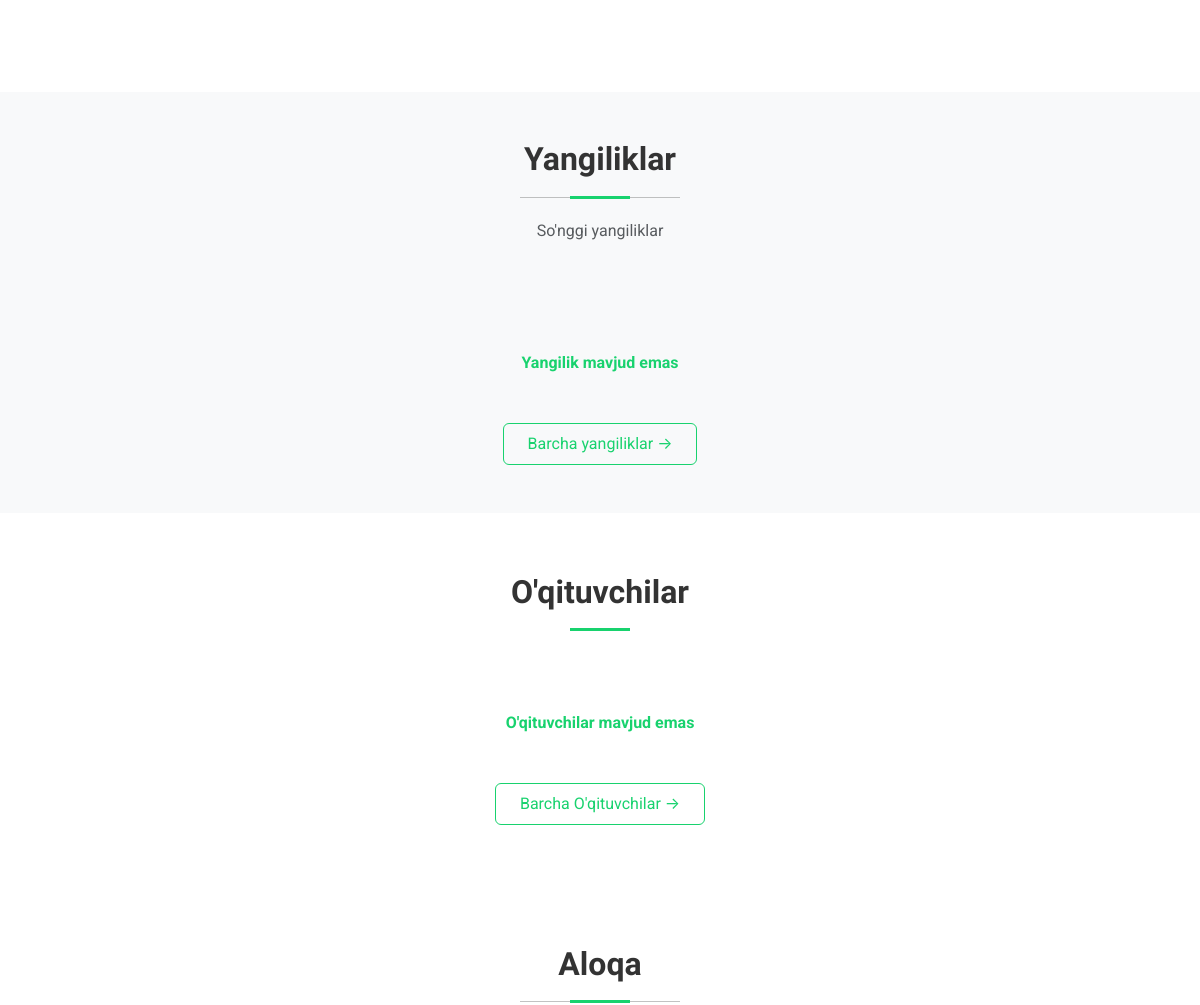
The app's page / (middle part), older data.
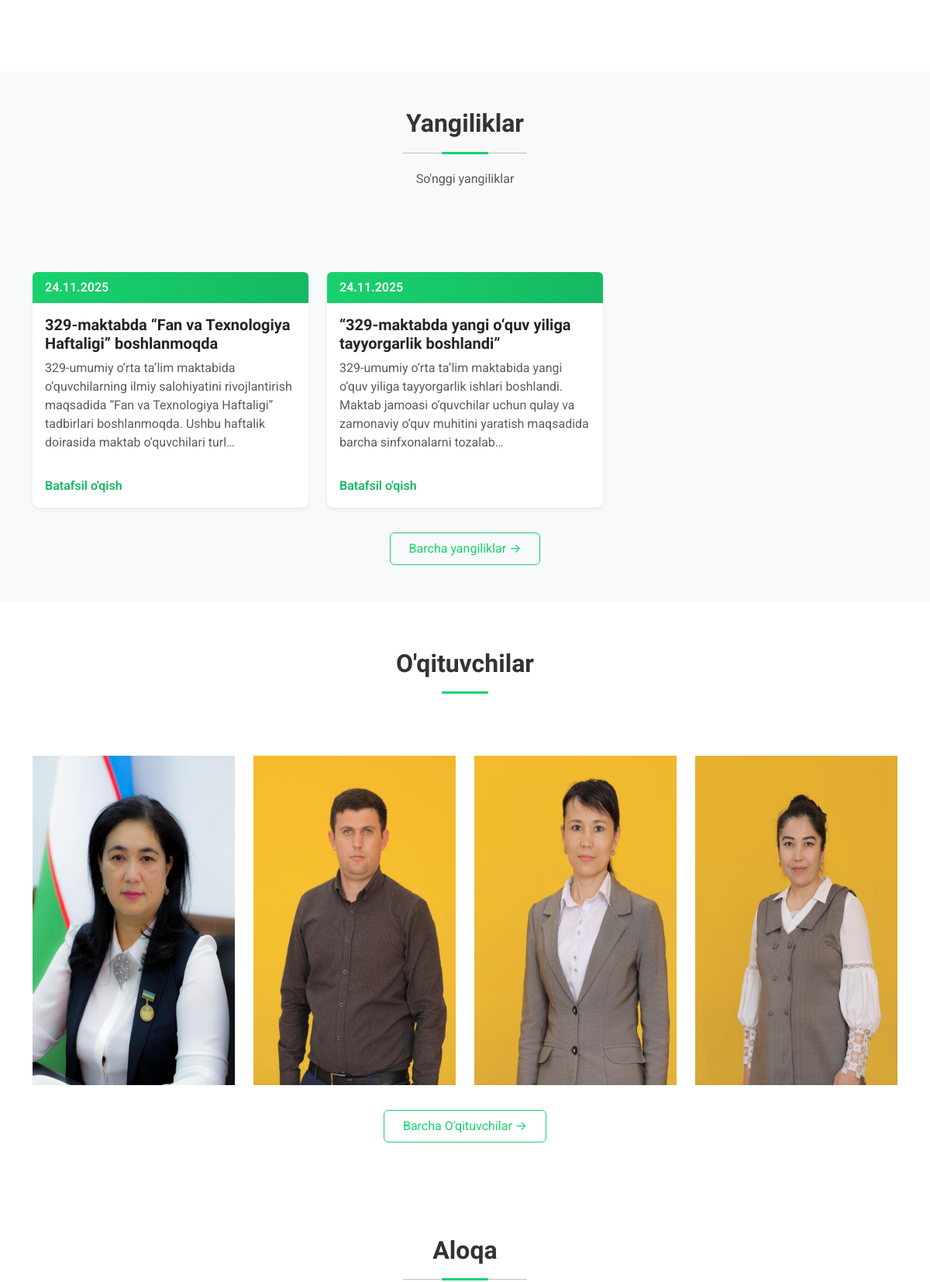
The same page, newer data.
### mysite/models.py (models this page shows, shortened)
class News(models.Model):
    title = models.CharField(max_length=255, verbose_name="Sarlavha")
    description = models.TextField(verbose_name="Tavsif")
    image = models.ImageField(upload_to='images/', verbose_name="Rasm")
    created_at = models.DateTimeField(auto_now_add=True)

class Teacher(models.Model):
    name = models.CharField(max_length=155, verbose_name="Ism")
    surname = models.CharField(max_length=100, null=True, blank=True, verbose_name="Familiya")
    image = models.ImageField(upload_to='images/', verbose_name="Rasm")
    category = models.ForeignKey(
        Category,
        on_delete=models.SET_NULL,
        null=True,
        blank=True,
        related_name='teachers',
        verbose_name="Ustozlar guruhi"
    )

### mysite/views.py (the view)
# urls.py: path('', HomeView.as_view(), name='home'),
class HomeView(TemplateView):
    template_name = 'index.html'
    def dispatch(self, request, *args, **kwargs):
        if request.session.get('admin_logged'):
            request.session.flush()
        return super().dispatch(request, *args, **kwargs)
    def get_context_data(self, **kwargs):
        context = super().get_context_data(**kwargs)
        priority_categories = ["Rahbariyat", "Maktab direktori"]
        teachers = list(Teacher.objects.filter(category__name__in=priority_categories)[:4])
        remaining = 4 - len(teachers)
        if remaining > 0:
            other_teachers = Teacher.objects.exclude(id__in=[t.id for t in teachers])[:remaining]
            teachers.extend(other_teachers)
        context['teachers'] = teachers
        context['news'] = News.objects.order_by('-created_at')[:3]
        context['info'] = SchoolInfo.objects.first()
        return context

### templates/index.html (shortened to what this page needs)
{% load static %}
<!DOCTYPE html>
<html lang="en">
<head>
    <link href="{% static 'assets/vendor/bootstrap/css/bootstrap.min.css' %}" rel="stylesheet">
    <link href="{% static 'assets/vendor/bootstrap-icons/bootstrap-icons.css' %}" rel="stylesheet">
    <link href="{% static 'assets/vendor/aos/aos.css' %}" rel="stylesheet">
    <link href="{% static 'assets/vendor/glightbox/css/glightbox.min.css' %}" rel="stylesheet">
    <link href="{% static 'assets/vendor/swiper/swiper-bundle.min.css' %}" rel="stylesheet">
    <link href="{% static 'assets/css/main.css' %}" rel="stylesheet">
</head>
<body class="index-page">
    <main class="main">
        <section id="services" class="services section">
        </section>
        <section id="testimonials" class="news-section py-5 bg-light">
            <div class="container">
                <div class="section-title text-center mb-5" data-aos="fade-up">
                    <h2 class="fw-bold">Yangiliklar</h2>
                    <p class="text-muted">So'nggi yangiliklar</p>
                </div>
                <div class="row g-4">
                    {% if news %}
                    {% for i in news %}
                    <div class="col-12 col-md-6 col-lg-4" data-aos="fade-up" data-aos-delay="100">
                        <div class="card border-0 h-100 shadow-sm rounded-3">
                            <div class="px-3 py-2 text-white fw-semibold rounded-top"
                                style="background: linear-gradient(90deg,#18d26e,#15b962);">
                                {{ i.created_at|date:"d.m.Y" }}
                            </div>
                            <div class="card-body d-flex flex-column">
                                <h5 class="card-title fw-bold">{{ i.title }}</h5>
                                <p class="card-text text-muted flex-grow-1">
                                    {{ i.description|truncatechars:200 }}
                                </p>
                                <a href="{% url 'detail' i.pk %}" class="mt-3 text-decoration-none fw-semibold"
                                    style="color:#15b962;">Batafsil o'qish</a>
                            </div>
                        </div>
                    </div>
                    {% endfor %}
                    {% else %}
                    <p class="text-center fw-bold" style="color:#18d26e;">Yangilik mavjud emas</p>
                    {% endif %}
                </div>
                <a href="{% url 'news' %}" data-aos="fade-up" data-aos-delay="400" style="display: block; width: max-content; margin: 2rem auto 0 auto;
                  padding: 0.5rem 1.5rem; color: #18d26e; border: 1px solid #18d26e;
                  border-radius: 0.375rem; text-decoration: none; text-align: center;
                  transition: all 0.3s ease; cursor: pointer;"
                    onmouseover="this.style.backgroundColor='#18d26e'; this.style.color='white';"
                    onmouseout="this.style.backgroundColor='transparent'; this.style.color='#18d26e';">
                    Barcha yangiliklar →
                </a>
            </div>
        </section>
        <section id="team" class="team section">
            <div class="container section-title" data-aos="fade-up">
                <h2>O'qituvchilar</h2>
            </div>
            <div class="container">
                <div class="row gy-4">
                    {% if teachers %}
                    {% for i in teachers %}
                    <div class="col-lg-3 col-md-6" data-aos="fade-up" data-aos-delay="100">
                        <div class="member">
                            {% if i.image %}
                            <img style="width: 300px; height: 425px;" src="{{ i.image.url }}" class="img-fluid" alt="">
                            {% else %}
                            <p class="text-center fw-bold text-danger">O'qituvchilar mavjud emas!</p>
                            {% endif %}
                        </div>
                    </div>
                    {% endfor %}
                    {% else %}
                    <p class="text-center fw-bold" style="color:#18d26e;">O'qituvchilar mavjud emas</p>
                    {% endif %}
                </div>
                <a href="{% url 'teachers' %}" data-aos="fade-up" data-aos-delay="400"
                    style="display: block; width: max-content; margin: 2rem auto 0 auto; padding: 0.5rem 1.5rem; color: #18d26e; border: 1px solid #18d26e; border-radius: 0.375rem; text-decoration: none; text-align: center; transition: all 0.3s ease; cursor: pointer;"
                    onmouseover="this.style.backgroundColor='#18d26e'; this.style.color='white';"
                    onmouseout="this.style.backgroundColor='transparent'; this.style.color='#18d26e';">
                    Barcha O'qituvchilar →
                </a>
            </div>
        </section>
        <section id="contact" class="contact section">
            <div class="container section-title" data-aos="fade-up">
                <h2>Aloqa</h2>
            </div>
        </section>
    </main>
</body>
</html>

### static/assets/css/main.css (style rules this page uses)
:root { --default-font: "Roboto", system-ui, -apple-system, "Segoe UI", Roboto, "Helvetica Neue", Arial, "Noto Sans", "Liberation Sans", sans-serif, "Apple Color Emoji", "Segoe UI Emoji", "Segoe UI Symbol", "Noto Color Emoji"; --heading-font: "Raleway", sans-serif; --nav-font: "Poppins", sans-serif; }
:root { --background-color: #ffffff; --default-color: #666666; --heading-color: #333333; --accent-color: #18d26e; --surface-color: #ffffff; --contrast-color: #ffffff; }
:root { --nav-color: #ffffff; --nav-hover-color: #18d26e; --nav-mobile-background-color: #ffffff; --nav-dropdown-background-color: #ffffff; --nav-dropdown-color: #666666; --nav-dropdown-hover-color: #18d26e; }
:root { scroll-behavior: smooth; }
body { color: var(--default-color); background-color: var(--background-color); font-family: var(--default-font); }
a { color: var(--accent-color); text-decoration: none; transition: 0.3s; }
h1, h2, h3, h4, h5, h6 { color: var(--heading-color); font-family: var(--heading-font); }
section, .section { color: var(--default-color); background-color: var(--background-color); padding: 60px 0; scroll-margin-top: 85px; overflow: clip; }
.section-title { text-align: center; padding-bottom: 60px; position: relative; }
.section-title h2 { font-size: 32px; font-weight: 700; margin-bottom: 20px; padding-bottom: 20px; position: relative; }
.section-title h2:before { content: ""; position: absolute; display: block; width: 160px; height: 1px; background: color-mix(in srgb, var(--default-color), transparent 60%); left: 0; right: 0; bottom: 1px; margin: auto; }
.section-title h2::after { content: ""; position: absolute; display: block; width: 60px; height: 3px; background: var(--accent-color); left: 0; right: 0; bottom: 0; margin: auto; }
.section-title p { margin-bottom: 0; }
.team { --default-color: #ffffff; }
.team .member { text-align: center; position: relative; height: 100%; }

Row changes from the older to the newer data that the page shows:
added News: created_at "24.11.2025", title "329-maktabda “Fan va Texnologiya Haftaligi” boshlanmoqda", description "329-umumiy o‘rta ta’lim maktabida o‘quvchilarning ilmiy salohiyatini rivojlantirish maqsadida “Fan va Texnologiya Haftaligi” tadbirlari boshlanmoqda. Ushbu haftalik doirasida maktab o‘quvchilari turl…"
added News: created_at "24.11.2025", title "“329-maktabda yangi o‘quv yiliga tayyorgarlik boshlandi”", description "329-umumiy o‘rta ta’lim maktabida yangi o‘quv yiliga tayyorgarlik ishlari boshlandi. Maktab jamoasi o‘quvchilar uchun qulay va zamonaviy o‘quv muhitini yaratish maqsadida barcha sinfxonalarni tozalab…"
added Teacher: image (picture)
added Teacher: image (picture)
added Teacher: image (picture)
added Teacher: image (picture)
Text that changed along with them:
text no longer shown: "Yangilik mavjud emas O'qituvchilar mavjud emas"
